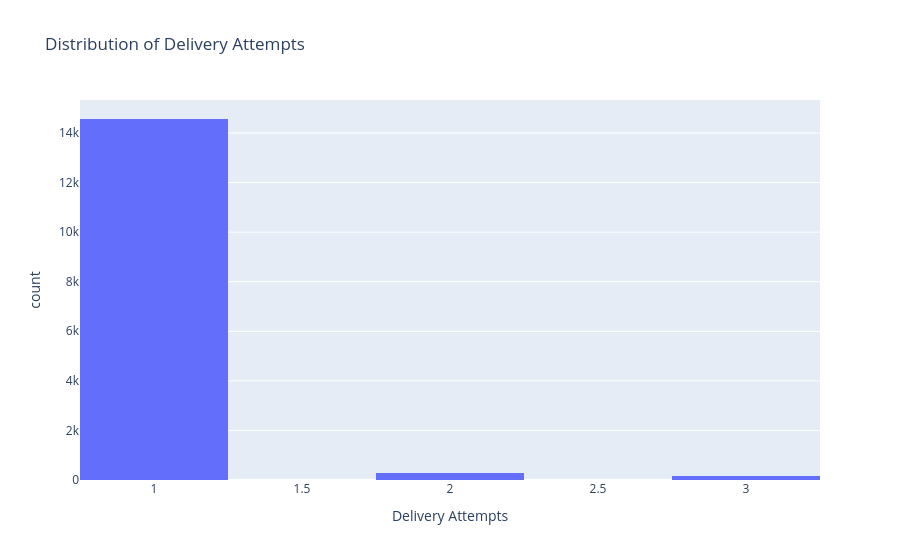

This figure's notebook cell:
### Code cell
import plotly.express as px

fig = px.histogram(
    orders,
    x='Delivery Attempts',   # create this first
    nbins=10,
    title='Distribution of Delivery Attempts'
)

fig.show()

### Figure 1 — Plotly figure (JSON) as saved in the notebook; plotly's stock layout.template omitted (floating-point values rounded to 4 significant figures; data arrays with more than 128 entries replaced by an {"elided": "..."} marker saying what was removed)
{"data": [{"bingroup": "x", "hovertemplate": "Delivery Attempts=%{x}<br>count=%{y}<extra></extra>", "legendgroup": "", "marker": {"color": "#636efa", "pattern": {"shape": ""}}, "name": "", "nbinsx": 10, "orientation": "v", "showlegend": false, "type": "histogram", "x": {"elided": "15000 int values"}, "xaxis": "x", "yaxis": "y"}], "layout": {"barmode": "relative", "legend": {"tracegroupgap": 0}, "title": {"text": "Distribution of Delivery Attempts"}, "xaxis": {"anchor": "y", "domain": [0, 1], "title": {"text": "Delivery Attempts"}}, "yaxis": {"anchor": "x", "domain": [0, 1], "title": {"text": "count"}}}}
